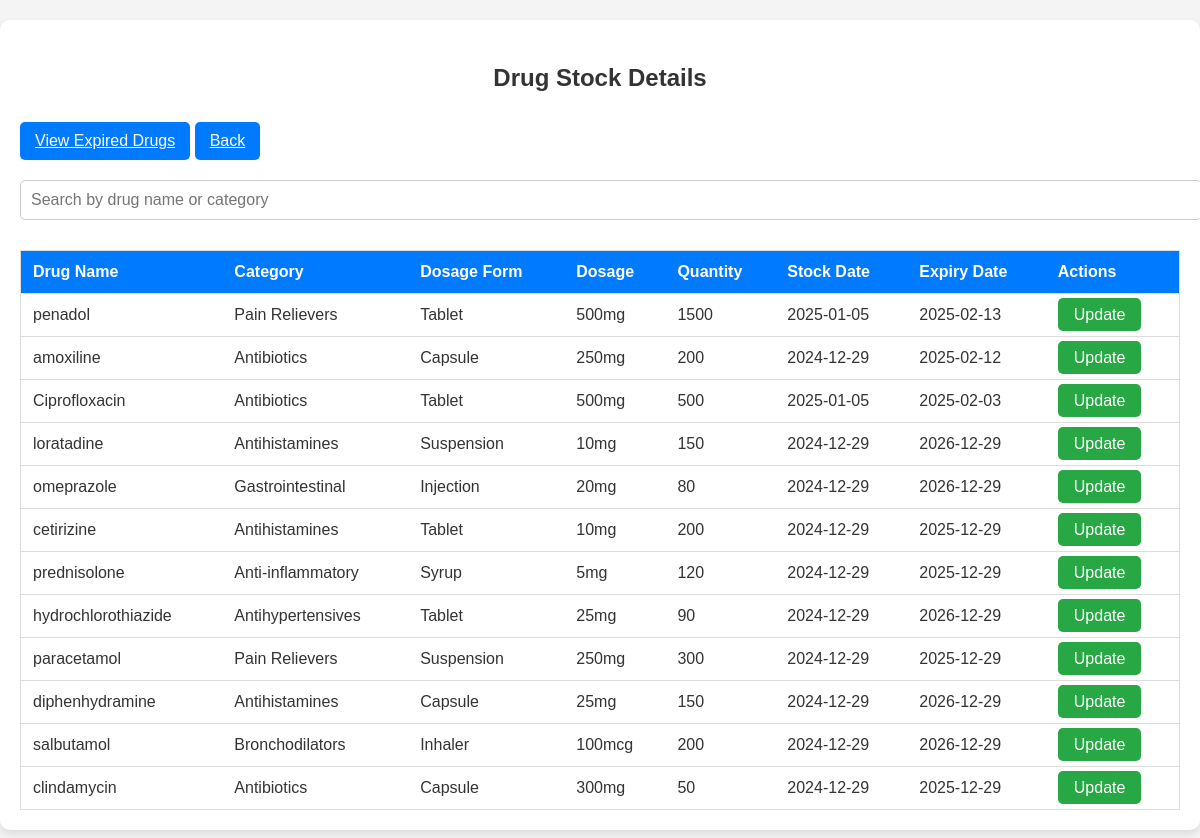
The app's page /hospital/show.php with its own data.
### tables this page shows
CREATE TABLE `drug_stock` (
  `stock_id` int(11) NOT NULL,
  `drug_name` varchar(255) NOT NULL,
  `category` varchar(255) NOT NULL,
  `dosage_form` varchar(255) NOT NULL,
  `dosage` varchar(100) NOT NULL,
  `quantity` int(11) NOT NULL,
  `stock_date` date NOT NULL,
  `expiry_date` date NOT NULL,
  `created_at` timestamp NOT NULL DEFAULT current_timestamp()
);

### hospital/show.php (the view, shortened to what this page needs)
<?php
include "conf.php";
$sql = "SELECT * FROM drug_stock";
$result = $conn->query($sql);
?>
<!DOCTYPE html>
<html lang="en">
<head>
    <link rel="stylesheet" href="longtable.css">
</head>
<body>
<div class="container">
    <h3>Drug Stock Details</h3>
    <a href="expired_drugs.php" class="back">View Expired Drugs</a>
    <a href="drugstock.php" class="back">Back</a>
    <input type="text" id="search" onkeyup="searchTable()" placeholder="Search by drug name or category">
    <table id="drugStockTable">
        <thead>
            <tr>
                <th>Drug Name</th>
                <th>Category</th>
                <th>Dosage Form</th>
                <th>Dosage</th>
                <th>Quantity</th>
                <th>Stock Date</th>
                <th>Expiry Date</th>
                <th>Actions</th>
            </tr>
        </thead>
        <tbody>
            <?php if ($result->num_rows > 0): ?>
                <?php while ($row = $result->fetch_assoc()): ?>
                    <tr>
                        <td><?= htmlspecialchars($row['drug_name']); ?></td>
                        <td><?= htmlspecialchars($row['category']); ?></td>
                        <td><?= htmlspecialchars($row['dosage_form']); ?></td>
                        <td><?= htmlspecialchars($row['dosage']); ?></td>
                        <td><?= htmlspecialchars($row['quantity']); ?></td>
                        <td><?= htmlspecialchars($row['stock_date']); ?></td>
                        <td><?= htmlspecialchars($row['expiry_date']); ?></td>
                        <td>
                            <a href="update_dstock.php?id=<?= $row['stock_id']; ?>" class="view-button">Update</a>
                        </td>
                    </tr>
                <?php endwhile; ?>
            <?php else: ?>
                <tr>
                    <td colspan="8">No records found.</td>
                </tr>
            <?php endif; ?>
        </tbody>
    </table>
</div>
</body>
</html>

### hospital/longtable.css (style rules this page uses)
body { font-family: Arial, sans-serif; margin: 0; padding: 0; background-color: #f4f4f4; color: #333; }
.container { max-width: 1200px; margin: 20px auto; background-color: #ffffff; padding: 20px; box-shadow: 0 4px 8px rgba(0, 0, 0, 0.1); border-radius: 10px; }
h3 { text-align: center; color: #333; font-size: 24px; margin-bottom: 20px; }
.add-patient, .back { background-color: #007bff; color: #ffffff; border: none; padding: 10px 15px; font-size: 16px; cursor: pointer; border-radius: 5px; margin: 10px 0; text-align: center; display: inline-block; }
#search { width: 100%; padding: 10px; margin: 10px 0; font-size: 16px; border: 1px solid #ccc; border-radius: 5px; }
table { width: 100%; border-collapse: collapse; margin-top: 20px; border: 1px solid #ddd; }
th, td { padding: 12px; text-align: left; border-bottom: 1px solid #ddd; }
th { background-color: #007bff; color: white; font-weight: bold; }
td a { color: #007bff; text-decoration: none; padding: 5px 10px; border-radius: 5px; }
.view-button { background-color: #28a745; color: white; border: none; padding: 8px 16px; cursor: pointer; border-radius: 5px; text-align: center; }

### records on screen
drug_stock: drug_name "penadol", category "Pain Relievers", dosage_form "Tablet", dosage "500mg", quantity "1500", stock_date "2025-01-05", expiry_date "2025-02-13"
drug_stock: drug_name "amoxiline", category "Antibiotics", dosage_form "Capsule", dosage "250mg", quantity "200", stock_date "2024-12-29", expiry_date "2025-02-12"
drug_stock: drug_name "Ciprofloxacin", category "Antibiotics", dosage_form "Tablet", dosage "500mg", quantity "500", stock_date "2025-01-05", expiry_date "2025-02-03"
drug_stock: drug_name "loratadine", category "Antihistamines", dosage_form "Suspension", dosage "10mg", quantity "150", stock_date "2024-12-29", expiry_date "2026-12-29"
drug_stock: drug_name "omeprazole", category "Gastrointestinal", dosage_form "Injection", dosage "20mg", quantity "80", stock_date "2024-12-29", expiry_date "2026-12-29"
drug_stock: drug_name "cetirizine", category "Antihistamines", dosage_form "Tablet", dosage "10mg", quantity "200", stock_date "2024-12-29", expiry_date "2025-12-29"
drug_stock: drug_name "prednisolone", category "Anti-inflammatory", dosage_form "Syrup", dosage "5mg", quantity "120", stock_date "2024-12-29", expiry_date "2025-12-29"
drug_stock: drug_name "hydrochlorothiazide", category "Antihypertensives", dosage_form "Tablet", dosage "25mg", quantity "90", stock_date "2024-12-29", expiry_date "2026-12-29"
drug_stock: drug_name "paracetamol", category "Pain Relievers", dosage_form "Suspension", dosage "250mg", quantity "300", stock_date "2024-12-29", expiry_date "2025-12-29"
drug_stock: drug_name "diphenhydramine", category "Antihistamines", dosage_form "Capsule", dosage "25mg", quantity "150", stock_date "2024-12-29", expiry_date "2026-12-29"
drug_stock: drug_name "salbutamol", category "Bronchodilators", dosage_form "Inhaler", dosage "100mcg", quantity "200", stock_date "2024-12-29", expiry_date "2026-12-29"
drug_stock: drug_name "clindamycin", category "Antibiotics", dosage_form "Capsule", dosage "300mg", quantity "50", stock_date "2024-12-29", expiry_date "2025-12-29"
